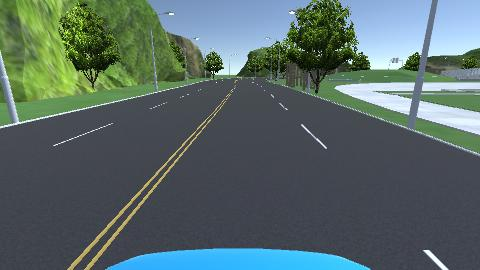
#> input picture 图像认知与OpenCV/车道线检测/1.png, 480 x 270 px; its folder holds only this picture in this run
$ python '车道线检测.py'
#> lines starting #> are read from the running program, lines starting #| are printed output that depends on the picture; after the words box and inside, x2 and y2 are one past the last pixel; in counts of white or black regions, pixels touching at a corner belong together
#> further down, image is the input picture: shape (270, 480, 3); mean B, G, R 103.6, 105.5, 87.4
import cv2
import numpy as np

# 透视变换
def wrapper_image(image):
    # 获取原始图像的形状
    #                   高               宽
    origin_shape = [image.shape[0],image.shape[1]]
#> origin_shape = [270, 480]
    # print(origin_shape)     #(270,480,3)
    # print(origin_shape)

    # 定义原始图像的四个点坐标
    # 顺序：上 右 下 左
    # 上左
    origin_up_left = [195,120]
    # 上右
    origin_up_right = [315,120]
    # 下右
    origin_down_right = [450,270]
    # 下左
    origin_down_left = [82,270]
    origin = np.float32([origin_up_left,origin_up_right,origin_down_right,origin_down_left])
    # 判断选取位置，看看是否合适
    # cv2.line(image,origin_up_left,origin_down_left,[0,0,255],1)
    # cv2.line(image,origin_up_right,origin_down_right,[0,0,255],1)

    # 定义透视变换之后的四个点坐标
    # 上左
    wrapper_up_left = [origin_shape[1] / 4,0]
#> wrapper_up_left = [120, 0]
    # 上右
    wrapper_up_right = [origin_shape[1] * 3 / 4,0]
#> wrapper_up_right = [360, 0]
    # 下右
    wrapper_down_right = [origin_shape[1] * 3 / 4,origin_shape[0]]
#> wrapper_down_right = [360, 270]
    # 下左
    wrapper_down_left = [origin_shape[1] / 4,origin_shape[0]]
#> wrapper_down_left = [120, 270]
    wrapper = np.float32([wrapper_up_left,wrapper_up_right,wrapper_down_right,wrapper_down_left])

    # 透视变换
    # 获取透视变换矩阵
    M = cv2.getPerspectiveTransform(origin,wrapper)

    # 进行透视变换
    image_wrapper = cv2.warpPerspective(image,M,(480,270))
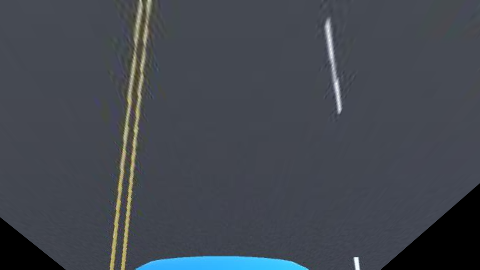
#> image_wrapper: shape (270, 480, 3); mean B, G, R 80.1, 71.7, 66.4
    return image_wrapper

# 提取车道线
def extract_lines(image):
    # 去除图片中的噪声
    # 高斯滤波
    GaussianBlur_image = cv2.GaussianBlur(image,(3,3),3)
    # 转化为灰度图
    GaussianBlur_image_gray = cv2.cvtColor(GaussianBlur_image,cv2.COLOR_BGR2GRAY)
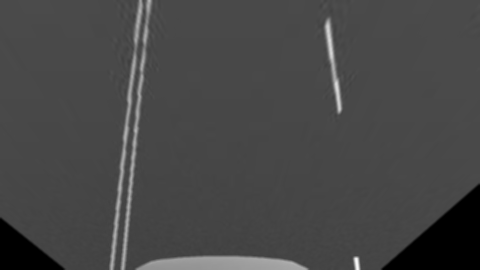
#> GaussianBlur_image_gray: shape (270, 480); min 0, max 249, mean 71.2
    # 转化为二值化图
    ret,GaussianBlur_image_binaryzation = cv2.threshold(GaussianBlur_image_gray,127,255,cv2.THRESH_BINARY)
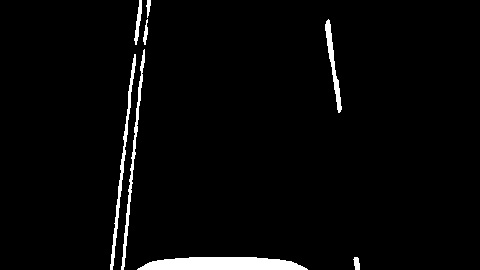
#> GaussianBlur_image_binaryzation: shape (270, 480); 3% white; 8 white regions, largest, box (x1, y1, x2, y2) and area: (137, 257, 308, 270) 1817, (110, 54, 136, 270) 675, (121, 49, 145, 270) 653
    # 进行先膨胀后腐蚀操作:
    # 构建核
    kernel = cv2.getStructuringElement(cv2.MORPH_RECT,(13,13))
    image_thresh = dilate_erode(GaussianBlur_image_binaryzation,kernel)

    # 基于梯度的方法
    image_sobel = cv2.Sobel(GaussianBlur_image_binaryzation,-1,1,0)
    return image_sobel

# 先膨胀后腐蚀
def dilate_erode(image_thresh,kernel):
    image_dilate = cv2.dilate(image_thresh,kernel)
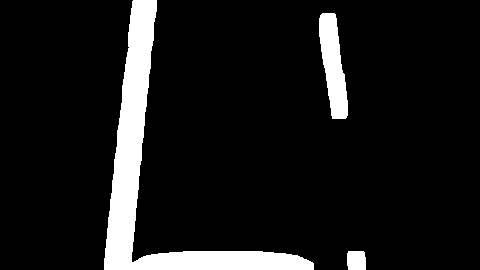
#> image_dilate: shape (270, 480); 9.6% white; 3 white regions, box (x1, y1, x2, y2) and area: (104, 0, 314, 270) 10129, (319, 13, 348, 119) 1923, (347, 251, 366, 270) 348
    image_erode = cv2.erode(image_dilate,kernel)
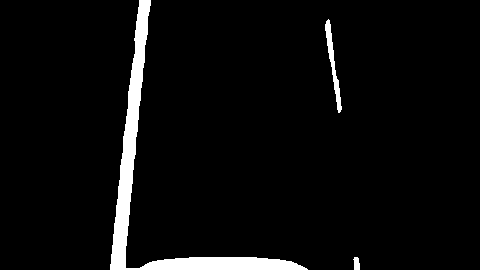
#> image_erode: shape (270, 480); 4.5% white; 3 white regions, box (x1, y1, x2, y2) and area: (110, 0, 308, 270) 5329, (325, 19, 342, 113) 447, (353, 257, 360, 270) 72
    return image_erode


if __name__ == '__main__':
    for i in range(1, 8):
        # 读取图像
        image = cv2.imread(f'{i}.png')

        # 透视变换
        image_wrapper = wrapper_image(image)

        # 车道线提取
        image_sobel = extract_lines(image_wrapper)
#> in extract_lines, `image_sobel = cv2.Sobel(GaussianBlur_image_binaryzation,-1,1,0)`:
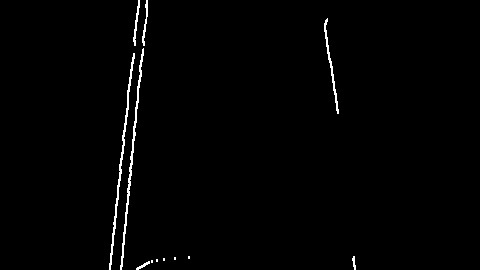
#> image_sobel: shape (270, 480); 1.2% white in thin lines or dots, all inside (x1, y1, x2, y2) = (109, 0, 356, 270)
#> (the run stopped early here; a loop or call above may not have finished)
